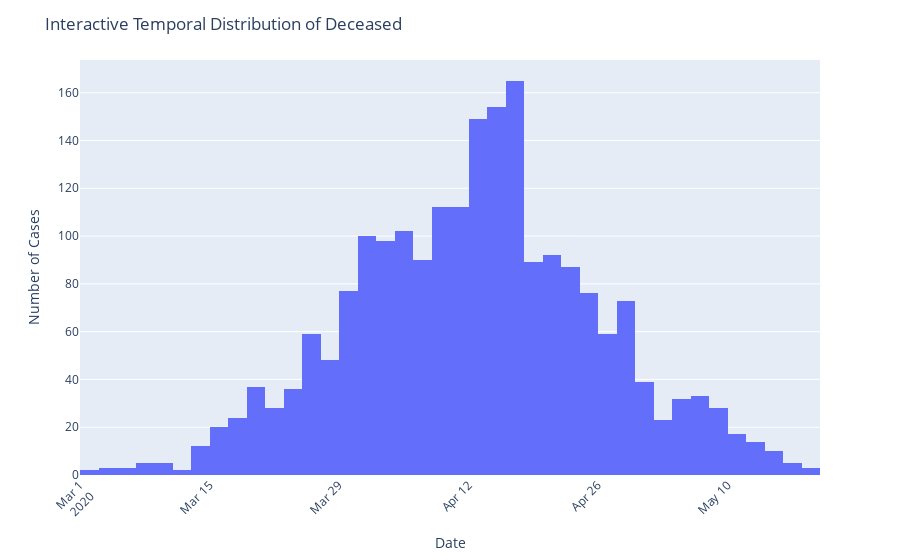

Source (notebook cell):
### Code cell
# Interactive temporal plot deseased count 

fig = px.histogram(Deceased, x="date")
fig.update_layout(title_text='Interactive Temporal Distribution of Deceased', barmode='group', xaxis_tickangle=-45, xaxis_title='Date', yaxis_title='Number of Cases')

fig.show()

### Figure 1 — Plotly figure (JSON) as saved in the notebook; plotly's stock layout.template omitted (floating-point values rounded to 4 significant figures; data arrays with more than 128 entries replaced by an {"elided": "..."} marker saying what was removed)
{"data": [{"alignmentgroup": "True", "bingroup": "x", "hoverlabel": {"namelength": 0}, "hovertemplate": "date=%{x}<br>count=%{y}", "legendgroup": "", "marker": {"color": "#636efa"}, "name": "", "offsetgroup": "", "orientation": "v", "showlegend": false, "type": "histogram", "x": {"elided": "2123 str values"}, "xaxis": "x", "yaxis": "y"}], "layout": {"barmode": "group", "legend": {"tracegroupgap": 0}, "margin": {"t": 60}, "title": {"text": "Interactive Temporal Distribution of Deceased"}, "xaxis": {"anchor": "y", "domain": [0, 1], "tickangle": -45, "title": {"text": "Date"}}, "yaxis": {"anchor": "x", "domain": [0, 1], "title": {"text": "Number of Cases"}}}}
